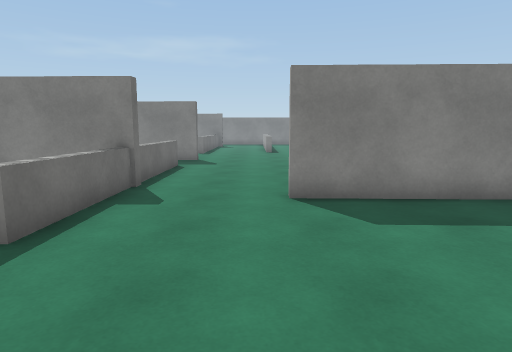
View 1 (above)

19 first-person views from a walk through a scene from a Unity 3-D project. The camera is 1.4 m above the floor, tilts 8° down and sees 75° across. The floor is counted in squares, 1 m on a side. Each view is taken from the middle of a square. On the plan, view 1 faces up. The plan holds only what a view shows up to about 15 squares ahead; the rest is blank. Surface patterns are stand-ins for the level's own textures.

View 2
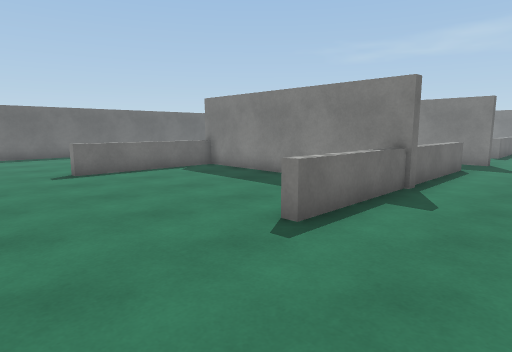

View 3
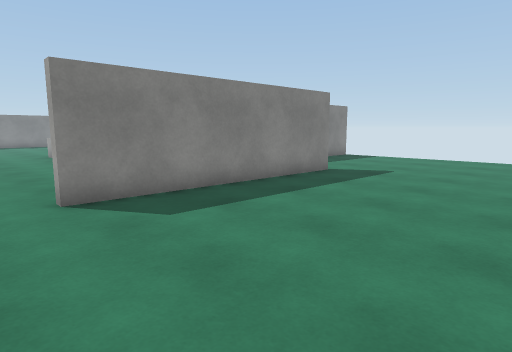

View 4
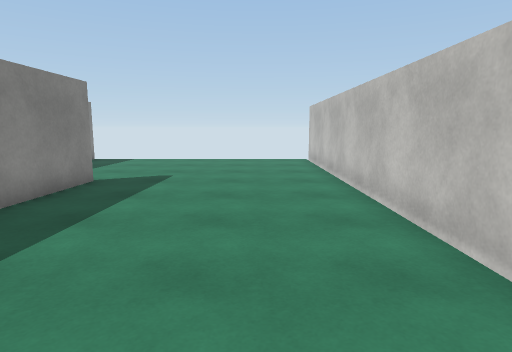

View 5
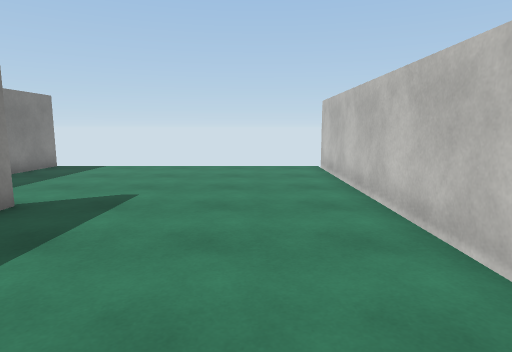

View 6
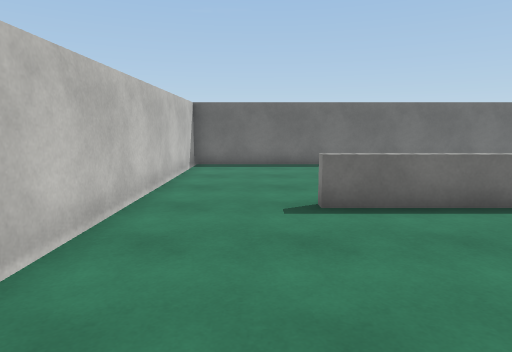

View 7
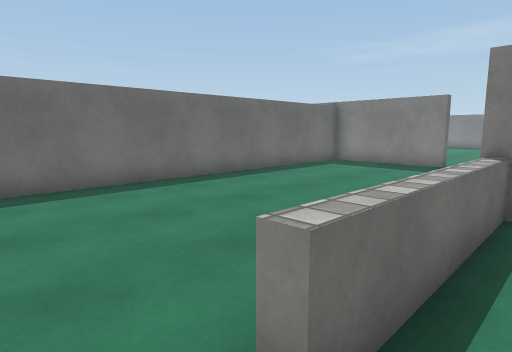

View 8
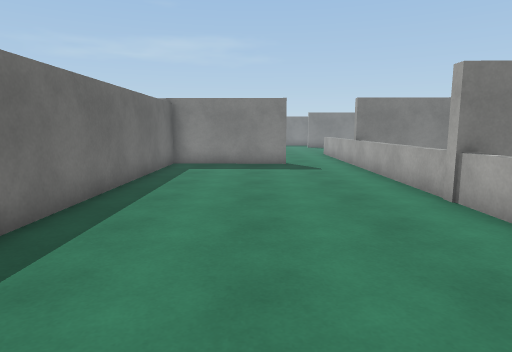

View 9
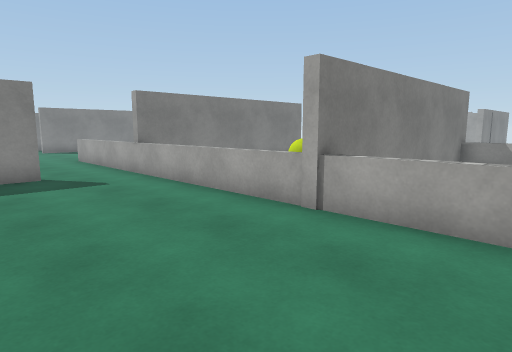

View 10
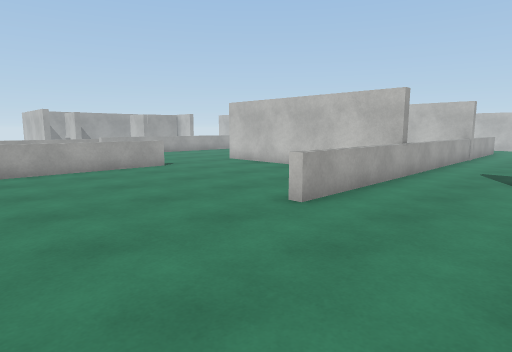

View 11
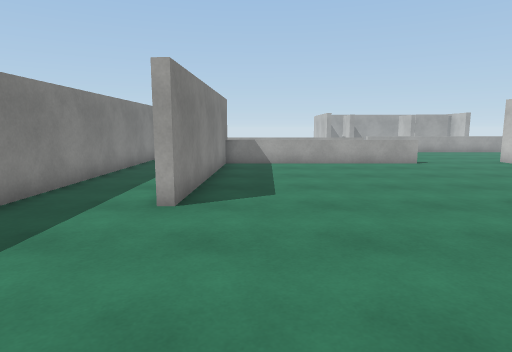

View 12
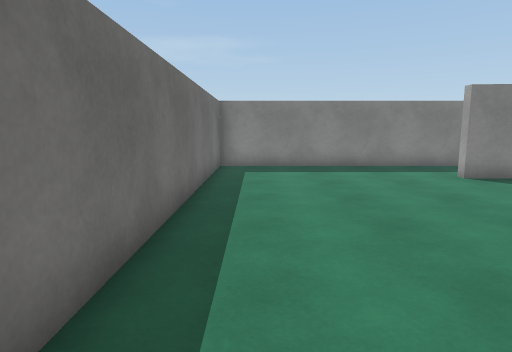

View 13
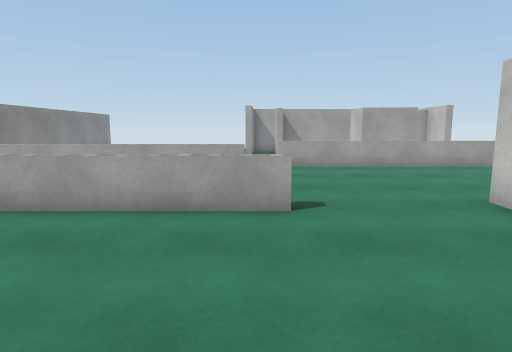

View 14
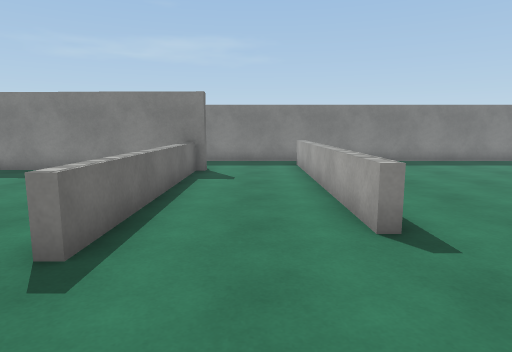

View 15
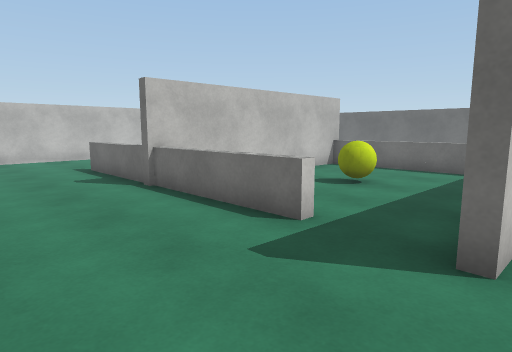

View 16
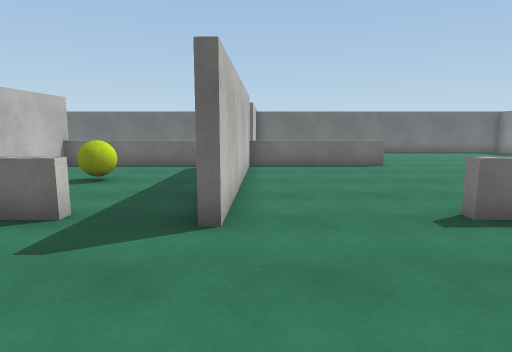

View 17
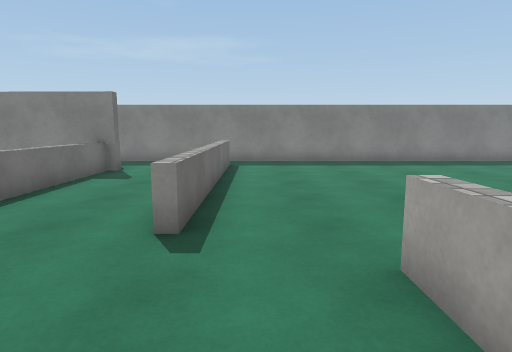

View 18
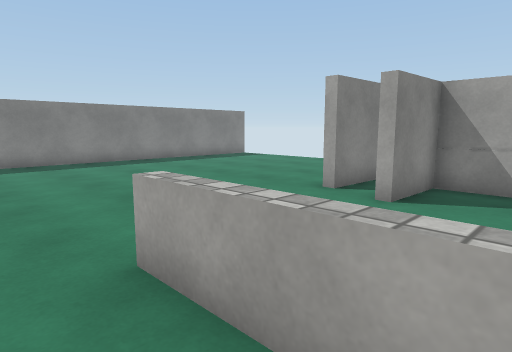

View 19
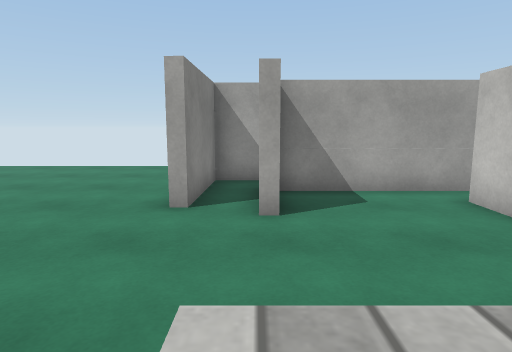

### Floor plan
Points are (right, up) in squares from view 1. A wall is a line through its corners. A room is listed if a view was taken in it or the views show most of it. See-through windows are left out.
Room 1 (views 1, 2, 3, 4, 5, 6, 7, 8, 9)
walls: (-2.8, 8) (-11.3, 8.3); (-4, -0.5) (-1.1, -0.5); (-11.2, 5.5) (-11.2, 16.4); (3.1, -0.5) (15.8, -0.5); (9, 6.4) (0.6, 6.7) (0.6, 7.1); (-13.7, 15.5) (-18.4, 15.7) (-18.4, -0.5) (-8.1, -0.5); (15.7, 9.6) (13.4, 9.7)
low walls: (-3.4, 6.6) (-3.4, 8.1); (-3, 8.4) (-3, 3.9); (-10.8, 8.4) (-10.8, 3.2) (-11.2, 3.2)
ways out: opening at (-12.5, 16) to room 2; opening at (-1, 7.7) to room 2
Room 2 (views 10, 11, 12, 13, 14, 15, 16, 17, 18, 19)
walls: (-11.2, 16.4) (-11.2, 20.9); (-11.1, 15.8) (-2.6, 15.5); (-2.7, 27.6) (-2.7, 27.2) (-11.2, 27.5) (-11.2, 27.9); (1.5, 30.7) (-18.4, 30.7) (-18.4, 19.6)
low walls: (-3.4, 19.4) (-3.4, 27.2); (-11.2, 20.9) (-10.8, 20.9) (-10.8, 15.8); (-3, 27.2) (-3, 19.4); (1, 20.5) (0.6, 20.5) (0.6, 29.2); (-3, 12.9) (-3, 8.4); (3.5, 11) (3.5, 19.2)
ways out: opening at (-12.5, 16) to room 1; opening at (-1, 7.7) to room 1; opening at (-3, 14) to room 3; opening at (1, 30); opening at (2.5, 19.5)
Room 3 (no view inside)
walls: (-2.6, 15.2) (-11.1, 15.4); (-11.3, 8.6) (-2.8, 8.4)
low walls: (-3.5, 12.9) (-3, 12.9); (-10.8, 13.8) (-10.8, 8.5)
ways out: opening at (-3, 14) to room 2
objects: ball (-8, 11) to (-7, 12)

Positions as (right, up) in squares from view 1, and headings:
1: (0, 0), facing up
2: (0, 0), facing up-left
3: (-1, 0), facing up-right
4: (0, 2), facing right
5: (3, 2), facing right
6: (-5, 2), facing left
7: (-10, 2), facing up-left
8: (-15, 2), facing up
9: (-16, 5), facing up-right
10: (-15, 26), facing down-right
11: (-17, 26), facing right
12: (-17, 18), facing up
13: (-9, 20), facing right
14: (-1, 16), facing up
15: (1, 16), facing down-left
16: (2, 16), facing left
17: (2, 16), facing up
18: (2, 16), facing up-right
19: (3, 19), facing right
